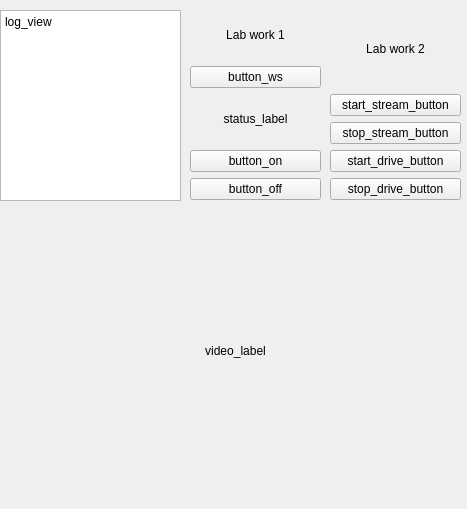
<?xml version="1.0" encoding="UTF-8"?>
<ui version="4.0">
 <class>Form</class>
 <widget class="QWidget" name="Form">
  <property name="geometry">
   <rect>
    <x>0</x>
    <y>0</y>
    <width>467</width>
    <height>509</height>
   </rect>
  </property>
  <property name="windowTitle">
   <string>Form</string>
  </property>
  <widget class="QPlainTextEdit" name="log_view">
   <property name="geometry">
    <rect>
     <x>0</x>
     <y>10</y>
     <width>181</width>
     <height>191</height>
    </rect>
   </property>
   <property name="readOnly">
    <bool>true</bool>
   </property>
   <property name="plainText">
    <string>log_view</string>
   </property>
  </widget>
  <widget class="QWidget" name="verticalLayoutWidget">
   <property name="geometry">
    <rect>
     <x>330</x>
     <y>10</y>
     <width>131</width>
     <height>190</height>
    </rect>
   </property>
   <layout class="QVBoxLayout" name="verticalLayoutButons">
    <item>
     <widget class="QLabel" name="label_2">
      <property name="text">
       <string>Lab work 2</string>
      </property>
      <property name="alignment">
       <set>Qt::AlignCenter</set>
      </property>
     </widget>
    </item>
    <item>
     <widget class="QPushButton" name="start_stream_button">
      <property name="text">
       <string>start_stream_button</string>
      </property>
     </widget>
    </item>
    <item>
     <widget class="QPushButton" name="stop_stream_button">
      <property name="text">
       <string>stop_stream_button</string>
      </property>
     </widget>
    </item>
    <item>
     <widget class="QPushButton" name="start_drive_button">
      <property name="text">
       <string>start_drive_button</string>
      </property>
     </widget>
    </item>
    <item>
     <widget class="QPushButton" name="stop_drive_button">
      <property name="text">
       <string>stop_drive_button</string>
      </property>
     </widget>
    </item>
   </layout>
  </widget>
  <widget class="QLabel" name="video_label">
   <property name="geometry">
    <rect>
     <x>10</x>
     <y>210</y>
     <width>451</width>
     <height>281</height>
    </rect>
   </property>
   <property name="layoutDirection">
    <enum>Qt::LeftToRight</enum>
   </property>
   <property name="text">
    <string>video_label</string>
   </property>
   <property name="alignment">
    <set>Qt::AlignCenter</set>
   </property>
  </widget>
  <widget class="QWidget" name="verticalLayoutWidget_2">
   <property name="geometry">
    <rect>
     <x>190</x>
     <y>10</y>
     <width>131</width>
     <height>190</height>
    </rect>
   </property>
   <layout class="QVBoxLayout" name="verticalLayoutButons_2">
    <item>
     <widget class="QLabel" name="label">
      <property name="text">
       <string>Lab work 1</string>
      </property>
      <property name="alignment">
       <set>Qt::AlignCenter</set>
      </property>
     </widget>
    </item>
    <item>
     <widget class="QPushButton" name="button_ws">
      <property name="text">
       <string>button_ws</string>
      </property>
     </widget>
    </item>
    <item>
     <widget class="QLabel" name="status_label_2">
      <property name="text">
       <string>status_label</string>
      </property>
      <property name="alignment">
       <set>Qt::AlignCenter</set>
      </property>
     </widget>
    </item>
    <item>
     <widget class="QPushButton" name="button_on">
      <property name="text">
       <string>button_on</string>
      </property>
     </widget>
    </item>
    <item>
     <widget class="QPushButton" name="button_off">
      <property name="text">
       <string>button_off</string>
      </property>
     </widget>
    </item>
   </layout>
  </widget>
 </widget>
 <resources/>
 <connections/>
</ui>
